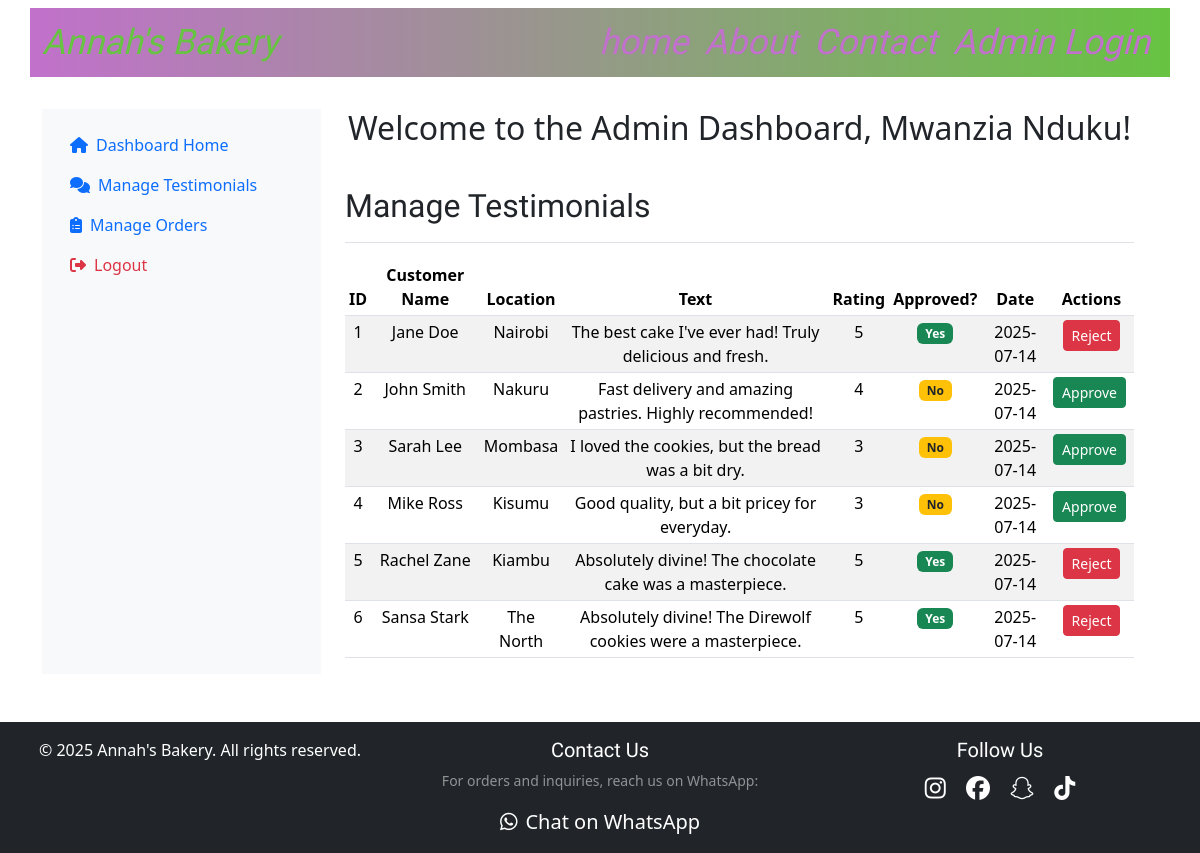
/admin/testimonials (signed in), run on the app's committed database.
### models.py (models this page shows, shortened)
class User(db.Model, UserMixin):
    id = db.Column(db.Integer, primary_key=True)
    username = db.Column(db.String(25), unique=True, nullable=False)
    password_hash = db.Column(db.String(150), nullable=False)

class Testimonial(db.Model):
    id = db.Column(db.Integer, primary_key=True)
    customer_name = db.Column(db.String(100), nullable=False)
    customer_location = db.Column(db.String(100))
    testimonial_text = db.Column(db.Text, nullable=False)
    rating = db.Column(db.Integer)
    image_url = db.Column(db.String(200))
    created_at = db.Column(db.DateTime, default=db.func.current_timestamp())
    is_approved = db.Column(db.Boolean, default=False)

### app.py (the view)
@app.route("/admin/testimonials")
@login_required
def admin_testimonials():
    testimonials = Testimonial.query.order_by(Testimonial.created_at.desc()).all()
    return render_template("admin/testimonials.html", testimonials=testimonials, username=current_user.username)

### app.py (called while the page is built)
@app.context_processor
def inject_now():
    return {'now': datetime.now(timezone.utc)}

@login_manager.user_loader
def load_user(user_id):
    return User.query.get(int(user_id))

### templates/admin/testimonials.html (shortened to what this page needs)
{% extends "dashboard.html" %}
{% block admin_content %}
    <div class="d-flex justify-content-between flex-wrap flex-md-nowrap align-items-center pt-3 pb-2 mb-3 border-bottom">
        <h1 class="h2">Manage Testimonials</h1>
    </div>
    <div class="table-responsive">
        <table class="table table-striped table-sm">
            <thead>
                <tr>
                    <th>ID</th>
                    <th>Customer Name</th>
                    <th>Location</th>
                    <th>Text</th>
                    <th>Rating</th>
                    <th>Approved?</th>
                    <th>Date</th>
                    <th>Actions</th>
                </tr>
            </thead>
            <tbody>
                {% for testimonial in testimonials %}
                <tr>
                    <td>{{ testimonial.id }}</td>
                    <td>{{ testimonial.customer_name }}</td>
                    <td>{{ testimonial.customer_location }}</td>
                    <td>{{ testimonial.testimonial_text }}</td>
                    <td>{{ testimonial.rating}}</td>
                    <td>
                        {% if testimonial.is_approved %}
                            <span class="badge bg-success">Yes</span>
                        {% else %}
                            <span class="badge bg-warning text-dark">No</span>
                        {% endif %}
                    </td>
                    <td>{{ testimonial.created_at.strftime('%Y-%m-%d') }}</td>
                    <td>
                        {% if not testimonial.is_approved %}
                            <a href="{{ url_for('admin_testimonial_action', testimonial_id=testimonial.id, action='approve') }}" class="btn btn-sm btn-success me-1">Approve</a>
                        {% else %}
                            <a href="{{ url_for('admin_testimonial_action', testimonial_id=testimonial.id, action='reject') }}" class="btn btn-sm btn-danger" onclick="return confirm('Are you sure you want to reject and delete this testimonial? This action can not be undone!');">Reject</a>
                        {% endif %}
                    </td>
                </tr>
                {% else %}
                <tr>
                    <td colspan="8" class="text-center">No testimonial found</td>
                </tr>
                {% endfor %}
            </tbody>
        </table>
    </div>
{% endblock %}

### templates/dashboard.html (shortened to what this page needs)
{% extends "base.html" %}
{% block content %}
    <div class="container-fluid text-center">
        <div class="row">
              <nav id="sidebarmenu" class="col-md-3 col-lg-3 d-md-block bg-light sidebar collapse">
                <div class="text-start position-sticky pt-3">
                    <ul class="nav flex-column">
                        <li class="nav-item">
                            <a href="{{ url_for('dashboard') }}" class="nav-link active" aria-current="page">
                                <i class="fas fa-home me-2"></i>Dashboard Home
                            </a>
                        </li>
                        <li class="nav-item">
                            <a href="{{ url_for('admin_testimonials') }}" class="nav-link" aria-current="page">
                                <i class="fas fa-comments me-2"></i>Manage Testimonials
                            </a>
                        </li>
                        <li class="nav-item">
                            <a href="{{ url_for('admin_orders') }}" class="nav-link" aria-current="page">
                                <i class="fas fa-clipboard-list me-2"></i>Manage Orders
                            </a>
                        </li>
                        <li class="nav-item">
                            <a href="{{ url_for('logout') }}" class="nav-link text-danger" aria-current="page">
                                <i class="fas fa-sign-out-alt me-2"></i>Logout
                            </a>
                        </li>
                    </ul>
                </div>
              </nav>
             <main class="col-md-9 ms-sm-auto col-lg-9 px-md-4">
                <h2 class="mb-4">Welcome to the Admin Dashboard, {{ username }}!</h2>
                  {% block admin_content%}{% endblock %}
             </main>
        </div>
    </div>
{% endblock %}

### templates/base.html (shortened to what this page needs)
<!DOCTYPE html>
<html lang="en">
<head>
    <link href="https://cdn.jsdelivr.net/npm/bootstrap@5.3.3/dist/css/bootstrap.min.css" rel="stylesheet">
    <link rel="stylesheet" href="https://cdnjs.cloudflare.com/ajax/libs/font-awesome/6.5.2/css/all.min.css" />
    <link rel="stylesheet" href="{{ url_for('static', filename='css/styles.css') }}">
</head>
<body>
    <nav class="navbar navbar-expand-lg" >
        <div class="container" id="navigation">
            <a class="navbar-brand nav-brand brand-name" href="/">Annah's Bakery</a>
            <div class="collapse navbar-collapse" id="navbarNav">
                <ul class="navbar-nav ms-auto">
                    <li class="nav-item" >
                        <a href="/" class="nav-link menu-bar ">home</a>
                    </li>
                    <li class="nav-item">
                        <a href="/about" class="nav-link menu-bar">About</a>
                    </li>
                    <li class="nav-item">
                        <a href="#contact-info" class="nav-link menu-bar">Contact</a>
                    </li>
                    <li class="nav-item">
                        <a href="/admin_login" class="nav-link menu-bar">Admin Login</a>
                    </li>
                </ul>
            </div>
        </div>
    </nav>
    <main class="container container-main my-4">
        {% block content %}{% endblock %}
    </main>
    <footer class="bg-dark text-white py-3 mt-5" id="contact-info">
        <div class="container-fluid">
            <div class="row text-center">
                <div class="col-md-4 mb-3 mb-md-0">
                    <p class="mb-0">&copy; {{ now.year }} Annah's Bakery. All rights reserved.</p>
                </div>
                <div class="col-md-4 mb-3 mb-md-0">
                    <h5 class="text-white mb-2">Contact Us</h5>
                    <p class="text-white-50 small">For orders and inquiries, reach us on WhatsApp:</p>
                    {% set whatsapp_number_footer = "254702397705" %}
                    {% set prefill_message_footer = "Hello Annah's Bakery! I have a general inquiry." %}
                    {% set encoded_message_footer = prefill_message_footer | urlencode %}
                    <a href="https://wa.me/{{ whatsapp_number_footer }}?text={{ encoded_message_footer }}" target="_blank"
                        class="text-white text-decoration-none d-inline-flex align-items-center fs-5"
                        aria-label="Contact Annah's Bakery on WhatsApp">
                        <i class="fab fa-whatsapp me-2"></i> Chat on WhatsApp
                    </a>
                </div>
                <div class="col-md-4">
                    <h5 class="text-white mb-2">Follow Us</h5>
                    <div class="social-icons">
                        <a href="https://www.instagram.com/" target="_blank" class="text-white mx-2 fs-4" aria-label="Follow us on Instagram"><i class="fab fa-instagram"></i></a>
                        <a href="https://www.facebook.com/" target="_blank" class="text-white mx-2 fs-4" aria-label="Follow us on Facebook"><i class="fab fa-facebook"></i></a>
                        <a href="https://snapchat.com/" target="_blank" class="text-white mx-2 fs-4" aria-label="Follow us on Snapchat"><i class="fab fa-snapchat"></i></a>
                        <a href="https://tiktok.com/" target="_blank" class="text-white mx-2 fs-4" aria-label="Follow us on TikTok"><i class="fab fa-tiktok"></i></a>
                    </div>
                </div>
            </div>
        </div>
    </footer>
</body>
</html>

### static/css/styles.css (style rules this page uses)
body { overflow-x: hidden; }
#navigation { background-color: none; background: linear-gradient(to right, #C171CB, #67C342); }
.nav-brand { font-family: 'Dancing Script', cursive; font-style: italic; font-size: 2.2em; color: #67C342; }
.menu-bar { font-family: 'Dancing Script'; font-style: italic; font-size: 2.2em; color: #C171CB; }
.container-main { width: 100%; margin: 0 auto; }
#featured-products h1, h1, h5 { font-family: 'Martel', Impact, Haettenschweiler, 'Arial Narrow Bold', sans-serif; font-weight: 500; }

### data on the page
User: username "Mwanzia Nduku"
Testimonial: id "1", customer_name "Jane Doe", customer_location "Nairobi", testimonial_text "The best cake I've ever had! Truly delicious and fresh.", rating "5", is_approved "Yes", created_at "2025-07-14"
Testimonial: id "2", customer_name "John Smith", customer_location "Nakuru", testimonial_text "Fast delivery and amazing pastries. Highly recommended!", rating "4", is_approved "No", created_at "2025-07-14"
Testimonial: id "3", customer_name "Sarah Lee", customer_location "Mombasa", testimonial_text "I loved the cookies, but the bread was a bit dry.", rating "3", is_approved "No", created_at "2025-07-14"
Testimonial: id "4", customer_name "Mike Ross", customer_location "Kisumu", testimonial_text "Good quality, but a bit pricey for everyday.", rating "3", is_approved "No", created_at "2025-07-14"
Testimonial: id "5", customer_name "Rachel Zane", customer_location "Kiambu", testimonial_text "Absolutely divine! The chocolate cake was a masterpiece.", rating "5", is_approved "Yes", created_at "2025-07-14"
Testimonial: id "6", customer_name "Sansa Stark", customer_location "The North", testimonial_text "Absolutely divine! The Direwolf cookies were a masterpiece.", rating "5", is_approved "Yes", created_at "2025-07-14"
